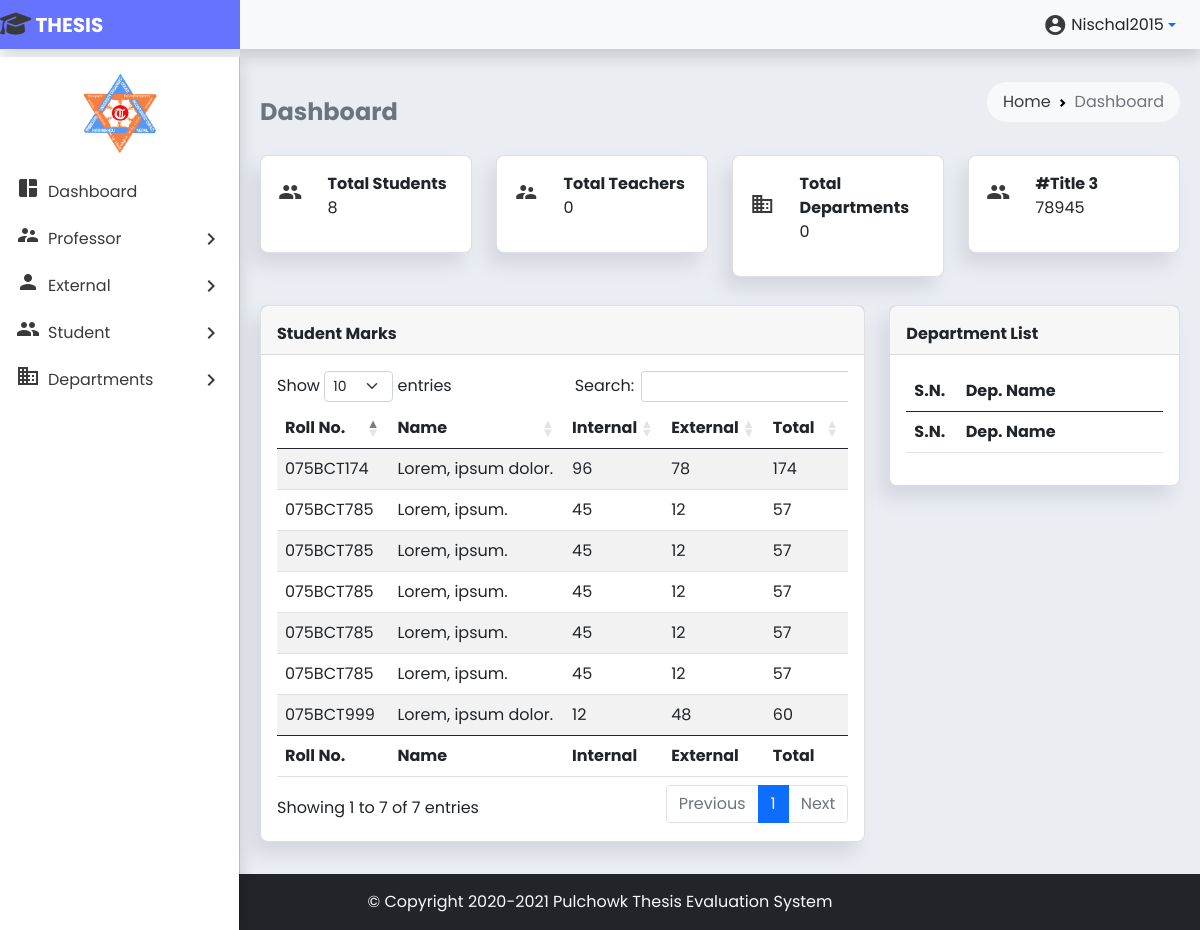
Page /dashboard.php (signed in) on the earlier database version.
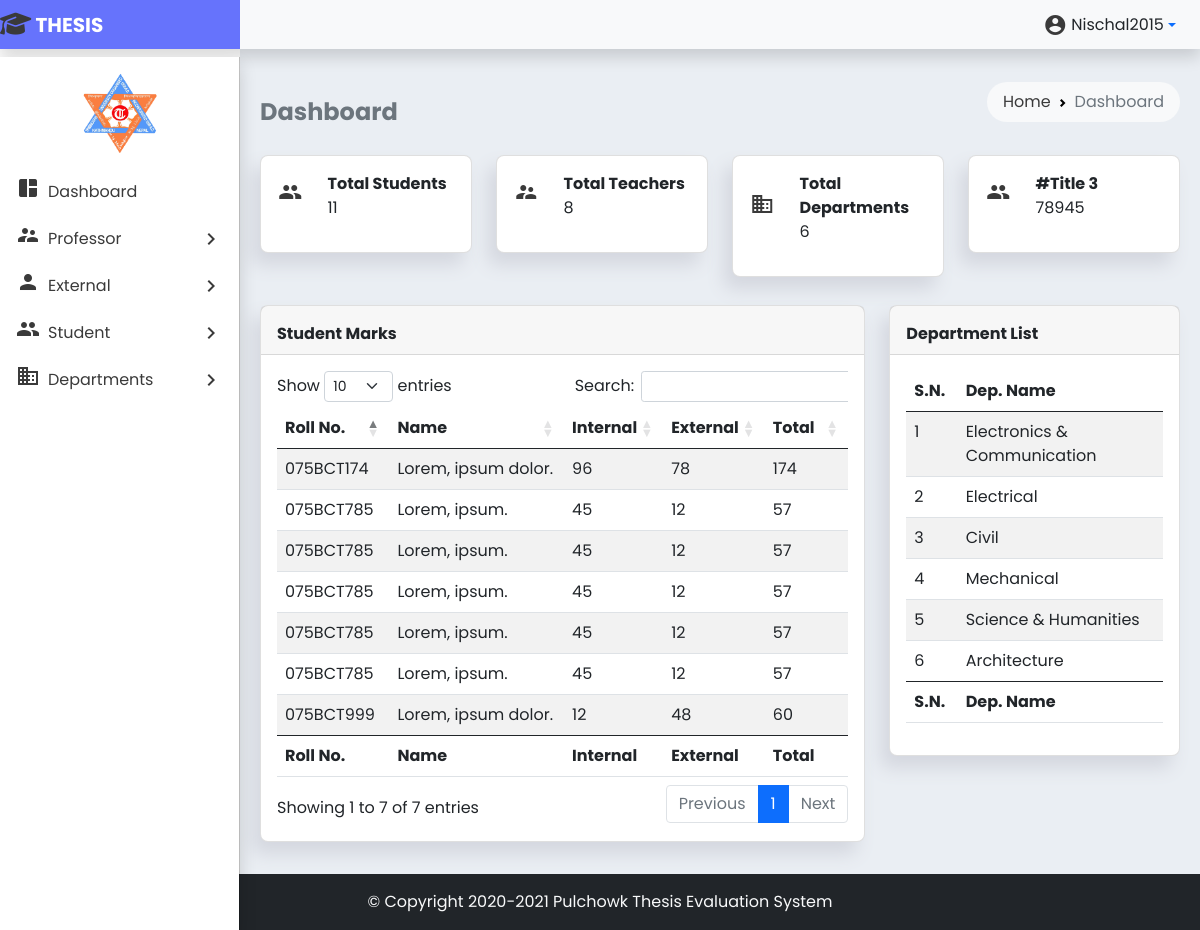
Same page on the later database version.
### tables this page shows
CREATE TABLE `department` (
  `dep_id` int(3) NOT NULL,
  `dep_name` text NOT NULL
);

### dashboard.php (the view, shortened to what the changed rows need)
<!doctype html>
<html lang="en">
<head>
    <link href="https://cdn.jsdelivr.net/npm/bootstrap@5.0.2/dist/css/bootstrap.min.css" rel="stylesheet"
>
    <link rel="stylesheet" href="https://cdn.datatables.net/1.10.25/css/dataTables.bootstrap5.min.css">
    <link rel="stylesheet" href="styles/style.css">
</head>
<body>
        <?php include 'partials/_dbconnect.php'; ?>
    <main class="p-2 mt-1" style="min-height: 800px">
        <div class="container-fluid">
            <div class="row">
                <div class="col-md-3">
                    <div class="card mb-4 mt-1">
                        <div class="card-body">
                            <div class="row align-items-center">
                                <div class="col-md-9">
                                    <strong class="card-title">Total Students</strong>
                                    <p>
                                        <?php
                                        $sql = "SELECT `student_id` from `students`";
                                        $result = mysqli_query($conn, $sql);
                                        echo mysqli_num_rows($result);
                                        ?>
                                    </p>
                                </div>
                            </div>
                        </div>
                    </div>
                </div>
                <div class="col-md-3">
                    <div class="card mb-4 mt-1">
                        <div class="card-body">
                            <div class="row align-items-center">
                                <div class="col-md-9">
                                    <strong class="card-title">Total Teachers</strong>
                                    <p>
                                        <?php
                                        $sql = "SELECT `teacher_id` FROM `teacher`";
                                        $result = mysqli_query($conn, $sql);
                                        echo mysqli_num_rows($result);
                                        ?>
                                    </p>
                                </div>
                            </div>
                        </div>
                    </div>
                </div>
                <div class="col-md-3">
                    <div class="card mb-4 mt-1">
                        <div class="card-body">
                            <div class="row align-items-center">
                                <div class="col-md-9">
                                    <strong class="card-title">Total Departments</strong>
                                    <p>
                                        <?php
                                        $sql = "SELECT `dep_id` from `department`";
                                        $result = mysqli_query($conn, $sql);
                                        echo mysqli_num_rows($result);
                                        ?>
                                    </p>
                                </div>
                            </div>
                        </div>
                    </div>
                </div>
                <div class="col-md-8">
                    <div class="card mb-4 mt-1">
                        <div class="card-body">
                            <div class="table-responsive">
                                <table id="student-marks" class="table table-striped table-hover" style="width:100%">
                                    <colgroup>
                                    </colgroup>
                                    <thead>
                                        <tr>
                                            <th>Roll No.</th>
                                            <th>Name</th>
                                            <th>Internal</th>
                                            <th>External</th>
                                            <th>Total</th>
                                        </tr>
                                    </thead>
                                    <tfoot>
                                        <tr>
                                            <th>Roll No.</th>
                                            <th>Name</th>
                                            <th>Internal</th>
                                            <th>External</th>
                                            <th>Total</th>
                                        </tr>
                                    </tfoot>
                                </table>
                            </div>
                        </div>
                    </div>
                </div>
                <div class="col-md-4">
                    <div class="card mb-4 mt-1">
                        <div class="card-body">
                            <div class="table-responsive">
                                <table id="department-list" class="table table-striped table-hover" style="width:100%">
                                    <colgroup>
                                    </colgroup>
                                    <thead>
                                        <tr>
                                            <th>S.N.</th>
                                            <th>Dep. Name</th>
                                        </tr>
                                    </thead>
                                    <tbody>
                                        <?php
                                        $sql = "SELECT * FROM `department`";
                                        $result = mysqli_query($conn, $sql);
                                        $sno = 1;
                                        while ($row = mysqli_fetch_assoc($result)) {
                                        echo '
                                        <tr>
                                            <td>'. $sno .'</td>
                                            <td>'. $row['dep_name'] .'</td>
                                        </tr>';
                                        $sno += 1;
                                        }
                                        ?>
                                    </tbody>
                                    <tfoot>
                                        <tr>
                                            <th>S.N.</th>
                                            <th>Dep. Name</th>
                                        </tr>
                                    </tfoot>
                                </table>
                            </div>
                        </div>
                    </div>
                </div>
            </div>
        </div>
    </main>
</body>
</html>

Differences in the rows shown:
added department: dep_name "Electronics & Communi­cation"
added department: dep_name "Electrical"
added department: dep_name "Civil"
added department: dep_name "Mechanical"
added department: dep_name "Science & Humanities"
added department: dep_name "Architecture"
Other differences:
mysqli_num_rows($result): "8" → "11"
mysqli_num_rows($result): "0" → "8"
mysqli_num_rows($result): "0" → "6"
